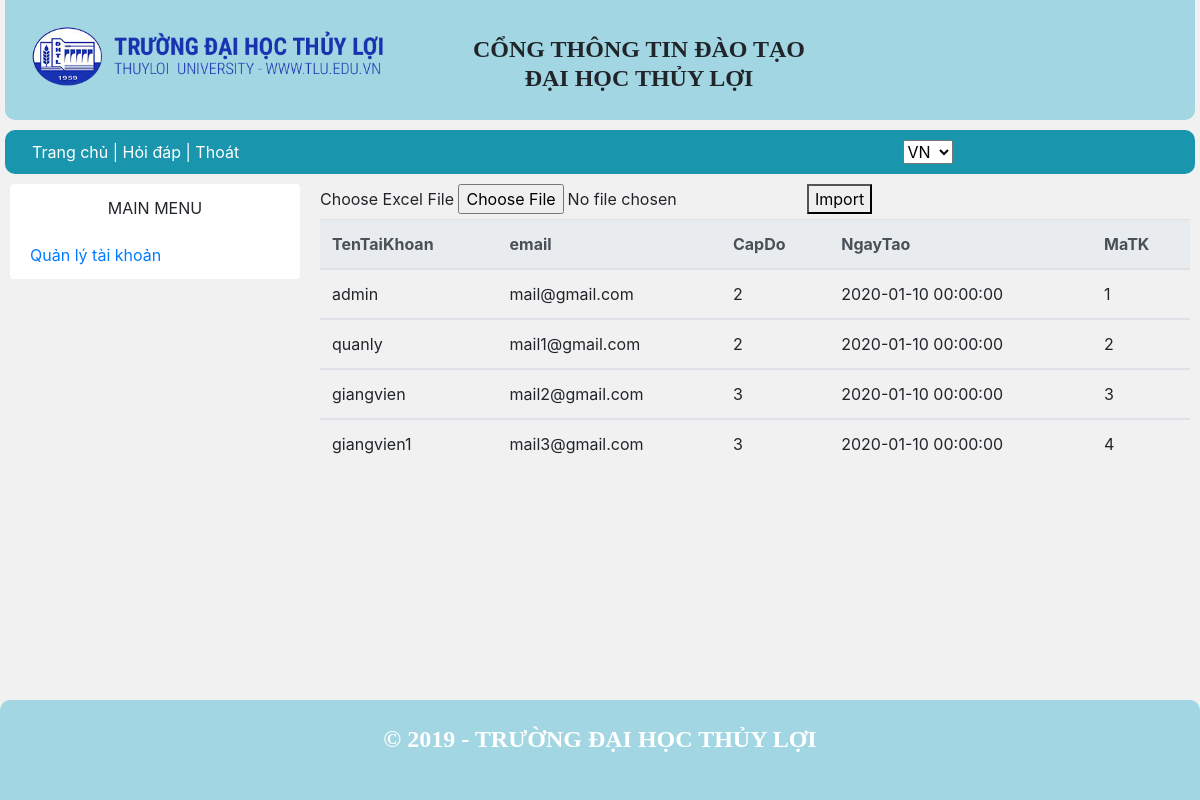
Screenshot of /admin/adminimport.php with the database file from the repository.
### tables this page shows
CREATE TABLE `taikhoan` (
  `TenTaiKhoan` varchar(30) DEFAULT NULL,
  `MatKhau` varchar(60) DEFAULT NULL,
  `email` varchar(30) DEFAULT NULL,
  `CapDo` tinyint(4) DEFAULT NULL,
  `NgayTao` datetime DEFAULT NULL,
  `MaTK` varchar(10) NOT NULL
);

### admin/adminimport.php (the view, shortened to what this page needs)
<?php require ("../includes/dautrang.php"); ?>
<?php require_once("../includes/mysqli_connect.php"); ?>
<main>
<?php require ("../includes/nav.php"); ?>
      <div class="grid-container">
      <?php require ("navadmin.php"); ?>
        <div class="grid-item item2">
        <div class="outer-container">
        <form action="" method="post"
            name="frmExcelImport" id="frmExcelImport" enctype="multipart/form-data">
            <div>
                <label>Choose Excel
                    File</label> <input type="file" name="file"
                    id="file" accept=".xls,.xlsx">
                <button type="submit" id="submit" name="import"
                    class="btn-submit">Import</button>
            </div>
        </form>
    </div>
<?php
    $sqlSelect = "SELECT * FROM taikhoan";
    $result = mysqli_query($dbcon, $sqlSelect);
if (mysqli_num_rows($result) > 0)
{
?>
    <table class='table'>
        <thead class="thead-light" >
            <tr>
                <th>TenTaiKhoan</th>
                <th>email</th>
                <th>CapDo</th>
                <th>NgayTao</th>
                <th>MaTK</th>
            </tr>
        </thead>
<?php
    while ($row = mysqli_fetch_array($result)) {
?>
        <tbody>
        <tr>
            <td><?php  echo $row['TenTaiKhoan']; ?></td>
            <td><?php  echo $row['email']; ?></td>
            <td><?php  echo $row['CapDo']; ?></td>
            <td><?php  echo $row['NgayTao']; ?></td>
            <td><?php  echo $row['MaTK']; ?></td>
        </tr>
<?php
    }
?>
        </tbody>
    </table>
<?php
}
?>
        </div>
      </div>
    </main>
    <?php require ("../includes/chantrang.php"); ?>

### css/stylex.css (style rules this page uses)
body { background-color: #f1f1f2; height: 100%; }
main { height: 100%; }
.grid-container { display: grid; grid-template-columns: 1fr 3fr; padding: 10px; grid-gap: 20px; }
main { padding-top: 10px; height: 100%; padding-bottom: 100px; }

### rows the page displays
taikhoan: TenTaiKhoan "admin", email "mail@gmail.com", CapDo "2", NgayTao "2020-01-10 00:00:00", MaTK "1"
taikhoan: TenTaiKhoan "quanly", email "mail1@gmail.com", CapDo "2", NgayTao "2020-01-10 00:00:00", MaTK "2"
taikhoan: TenTaiKhoan "giangvien", email "mail2@gmail.com", CapDo "3", NgayTao "2020-01-10 00:00:00", MaTK "3"
taikhoan: TenTaiKhoan "giangvien1", email "mail3@gmail.com", CapDo "3", NgayTao "2020-01-10 00:00:00", MaTK "4"
